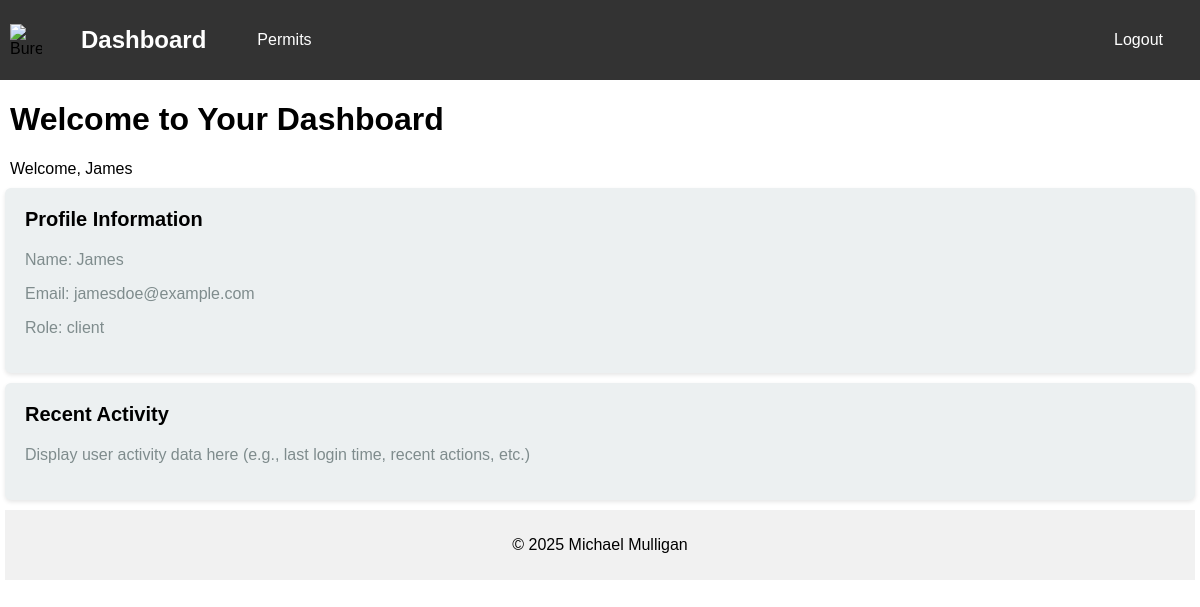
Page /dashboard.php (signed in) on the committed database.
### tables this page shows
CREATE TABLE IF NOT EXISTS `users` (
  `id` int NOT NULL AUTO_INCREMENT,
  `username` varchar(100) NOT NULL,
  `firstname` varchar(100) NOT NULL,
  `lastname` varchar(100) NOT NULL,
  `email` varchar(100) NOT NULL,
  `password` varchar(255) NOT NULL,
  `created_at` timestamp NULL DEFAULT CURRENT_TIMESTAMP,
  `role` enum('admin','user','client') NOT NULL,
  `job_title` varchar(100) NOT NULL DEFAULT 'Employee',
  PRIMARY KEY (`id`),
  UNIQUE KEY `username` (`username`),
  UNIQUE KEY `email` (`email`)
);

### includes/db_connect.php (called while the page is built, shortened)
<?php
$host = $_ENV['DB_HOST'];
$dbname = $_ENV['DB_NAME'];
$username = $_ENV['DB_USER'];
$password = $_ENV['DB_PASS'];
try {
    $pdo = new PDO("mysql:host=$host;dbname=$dbname", $username, $password);
    $pdo->setAttribute(PDO::ATTR_ERRMODE, PDO::ERRMODE_EXCEPTION);
} catch (PDOException $e) {
    error_log("Database connection error: " . $e->getMessage());
    die("Database connection failed.");
}
if (isset($_SESSION['loggedin'])) {
    $userId = (int) $_SESSION['userid'];
    $stmt = $pdo->prepare("SELECT * FROM users WHERE id = :id");
    $stmt->execute(['id' => $userId]);
    $user = $stmt->fetch();
}
?>

### dashboard.php (the view, shortened to what this page needs)
<?php include("includes/db_connect.php"); ?>
<!DOCTYPE html>
<html lang="en">
<head>
    <link rel="stylesheet" href="css/dashboard.css">
</head>
<body>
    <?php include("includes/admin_header.php"); ?>
    <div class="main-content">
        <div class="header">
            <h1>Welcome to Your Dashboard</h1>
            <div class="user-info">
                <span>Welcome, <?php echo htmlspecialchars($user['firstname']); ?></span>
            </div>
        </div>
        <div class="widget">
            <h3>Profile Information</h3>
            <p>Name: <?php echo htmlspecialchars($user['firstname']); ?></p>
            <p>Email: <?php echo htmlspecialchars($user['email']); ?></p>
            <p>Role: <?php echo htmlspecialchars($user['role'])?></p>
        </div>
        <div class="widget">
            <h3>Recent Activity</h3>
            <p>Display user activity data here (e.g., last login time, recent actions, etc.)</p>
        </div>
        <?php include 'includes/footer.php'; ?>
    </div>
</body>
</html>

### css/dashboard.css (style rules this page uses)
body, html { font-family: Arial, sans-serif; margin: 0; padding: 0; }
.main-content, .header { margin: 5px; }
.widget { background-color: #ecf0f1; padding: 20px; margin: 10px 0; border-radius: 6px; box-shadow: 0 2px 4px rgba(0, 0, 0, 0.1); }
.widget h3 { font-size: 20px; margin-top: 0; }
.widget p { font-size: 16px; color: #7f8c8d; }

### rows in the picture
users: firstname "James", email "jamesdoe@example.com", role "client"
